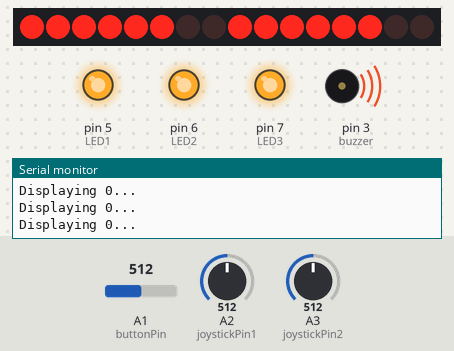
Recording of a sketch running on a simulated Arduino Uno, built with avr-gcc and run on an emulated ATmega328P. Shown: 16 shift-register outputs drawn as a row of LEDs (first output left, lit = HIGH), output pins drawn as LEDs (lit = HIGH), buzzer (waves = sounding), the last lines printed to the serial monitor. The test bench sets the inputs (shaded band); at power-on: A1 (buttonPin) = 512, A2 (joystickPin1) = 512, A3 (joystickPin2) = 512. Random numbers use the default seed unless the sketch sets one; pins used as bus, display or sensor lines are not drawn.

Above: at 0.98 s.
1.3 s: A1 (buttonPin) set to 486
3.1 s: A1 (buttonPin) set to 510
At 3.7 s:
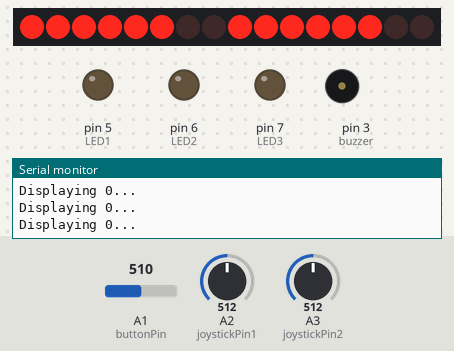
5.3 s: A1 (buttonPin) set to 490
At 6.3 s:
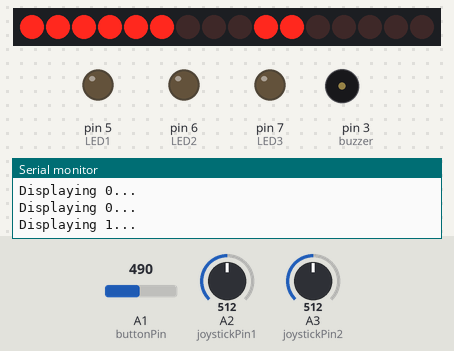
7.0 s: A1 (buttonPin) set to 511
At 7.7 s:
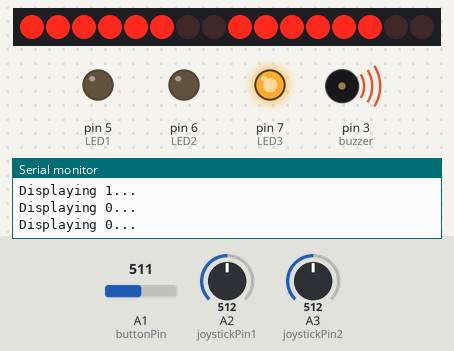
10.8 s: A1 (buttonPin) set to 306
At 11.6 s:
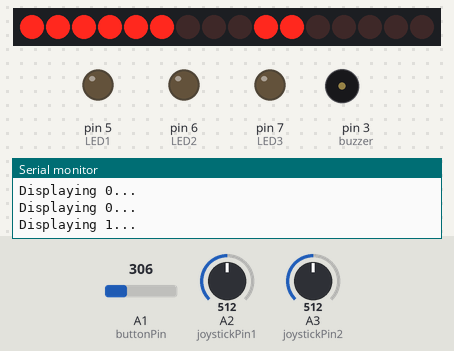
12.5 s: A1 (buttonPin) set to 716
At 14.81 s:
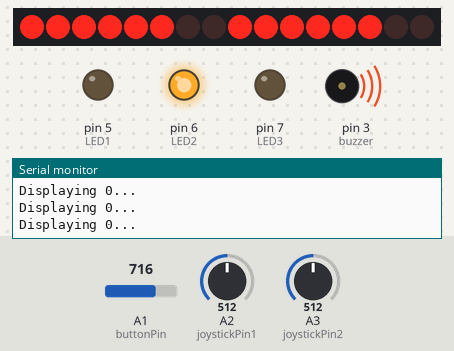
Timing chart, 0 to 15.3 s (numbered marks = the images above; inputs shaded):
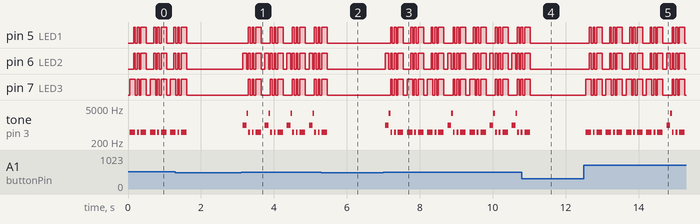

The sketch:

Bop_It.ino
```cpp
//declare pins
const int microphonePin = PC0;
const int buttonPin = PC1;
const int joystickPin1 = PC2;
const int joystickPin2 = PC3;

const int sr_dataPin = PD0;
const int sr_clockPin = PD1;
const int sr_latchPin = PD2;
const int buzzer = PD3;
const int LED1 = PD5;
const int LED2 = PD6;
const int LED3 = PD7;

//declare variables
int newGame;
int score;
int timeLimit;
int count;
bool fail;
int currInstruction;
int restingJoystick1;
int restingJoystick2;

void setup() {
  Serial.begin(9600);
  pinMode(microphonePin, INPUT);
  pinMode(buttonPin, INPUT);
  pinMode(joystickPin1, INPUT);
  pinMode(joystickPin2, INPUT);

  pinMode(buzzer, OUTPUT);
  pinMode(LED1, OUTPUT);
  pinMode(LED2, OUTPUT);
  pinMode(LED3, OUTPUT);
  pinMode(sr_dataPin, OUTPUT);
  pinMode(sr_clockPin, OUTPUT);
  pinMode(sr_latchPin, OUTPUT);
  digitalWrite(sr_latchPin, HIGH);

  //instantiate game
  score = 0;
  newGame = 0;
  fail = false;

  //get resting joystick positions
  restingJoystick1 = analogRead(joystickPin1);
  restingJoystick2 = analogRead(joystickPin2);
}

void loop() {

  //check for new game request
  if (readInputButton() == 1) {
    newGame = 1;
    score = 0; //set score to 0 on new game
    displayScore();
  }

  //start new game
  while (newGame == 1) {
    //get new command
    delay(50);  //avoid double input read;
    currInstruction = fetchInstruction();
    playInstruction(currInstruction);

    //set time limit
    count = 0;
    if (score < 10) timeLimit = 30;
    else if (score < 25) timeLimit = 20;
    else if (score < 50) timeLimit = 15;
    else if (score < 75) timeLimit = 10;
    else if (score < 90) timeLimit = 5;
    else timeLimit = 1;

    //check for correct input
    for (int i=0; i<timeLimit; i++) {
      if (currInstruction==1 && readInputMicrophone()==1) {
        tone(buzzer,3000);
        delay(50);
        noTone(buzzer);
        score++;
        count = 0;
        break;
      }
      else if (currInstruction==2 && readInputButton()==1) {
        tone(buzzer,3000);
        delay(50);
        noTone(buzzer);
        score++;
        count = 0;
        break;
      }
      else if (currInstruction==3 && readInputJoystick()==1) {
        tone(buzzer,3000);
        delay(50);
        noTone(buzzer);
        score++;
        count = 0;
        break;
      }
      else if (readInputButton()==0 && readInputJoystick()==0 && readInputMicrophone())  //no input
        count++;
      else {  //wrong input
        fail = true;
        break;
      }
      delay(100); //delay 1 second per timeLimit
    }

    //check for loss
    if (fail || count==timeLimit) {
      tone(buzzer, 500);
      digitalWrite(LED1, HIGH);
      digitalWrite(LED2, HIGH);
      digitalWrite(LED3, HIGH);
      delay(50);

      noTone(buzzer);
      digitalWrite(LED1, LOW);
      digitalWrite(LED2, LOW);
      digitalWrite(LED3, LOW);
      delay(50);

      tone(buzzer, 500);
      digitalWrite(LED1, HIGH);
      digitalWrite(LED2, HIGH);
      digitalWrite(LED3, HIGH);
      delay(50);

      noTone(buzzer);
      digitalWrite(LED1, LOW);
      digitalWrite(LED2, LOW);
      digitalWrite(LED3, LOW);
      delay(50);

      tone(buzzer, 500);
      digitalWrite(LED1, HIGH);
      digitalWrite(LED2, HIGH);
      digitalWrite(LED3, HIGH);
      delay(150);

      noTone(buzzer);
      digitalWrite(LED1, LOW);
      digitalWrite(LED2, LOW);
      digitalWrite(LED3, LOW);
      delay(50);
      newGame = 0;
    }

    //check for win
    if (score == 99) {
      tone(buzzer, 2000);
      digitalWrite(LED3, HIGH);
      delay(50);

      noTone(buzzer);
      digitalWrite(LED3, LOW);
      digitalWrite(LED2, HIGH);
      delay(50);

      tone(buzzer, 2000);
      digitalWrite(LED2, LOW);
      digitalWrite(LED1, HIGH);
      delay(50);

      noTone(buzzer);
      digitalWrite(LED1, LOW);
      delay(50);

      tone(buzzer, 2500);
      digitalWrite(LED1, HIGH);
      digitalWrite(LED2, HIGH);
      digitalWrite(LED3, HIGH);
      delay(150);

      noTone(buzzer);
      digitalWrite(LED1, LOW);
      digitalWrite(LED2, LOW);
      digitalWrite(LED3, LOW);
      delay(50);
      newGame = 0;
    }

    //display score to user
    displayScore();
  }

}

int fetchInstruction() {
  return random(2,4);
}

void playInstruction(int instruction) {
  //play tone and light LED based on instruction
  if (instruction == 1) {
    digitalWrite(LED1, HIGH);
    tone(buzzer, 2000);
    delay(100);
    noTone(buzzer);
    digitalWrite(LED1, LOW);
  }
  else if (instruction == 2) {
    digitalWrite(LED2, HIGH);
    tone(buzzer, 1000);
    delay(100);
    noTone(buzzer);
    digitalWrite(LED2, LOW);
  }
  else if (instruction == 3) {
    digitalWrite(LED3, HIGH);
    tone(buzzer, 500);
    delay(100);
    noTone(buzzer);
    digitalWrite(LED3, LOW);
  }
}

int readInputMicrophone() {
  return digitalRead(microphonePin);
}

int readInputButton() {
  if (analogRead(buttonPin) > 500)
    return 1;
  return 0;
}

int readInputJoystick() {
  if (abs(analogRead(joystickPin1)-restingJoystick1) > 300 || abs(analogRead(joystickPin2)-restingJoystick2) > 300)
    return 1;
  return 0;
}

void displayScore() {
  if((score > 99)||(score < 0))
  {
    Serial.println("Score is out of bounds.");
  }
  byte tensByte = num2seg(score/10);
  byte onesByte = num2seg(score%10);
  digitalWrite(sr_latchPin, LOW);
  shiftOut(sr_dataPin, sr_clockPin, LSBFIRST, onesByte);
  shiftOut(sr_dataPin, sr_clockPin, LSBFIRST, tensByte);
  digitalWrite(sr_latchPin, HIGH);
}

byte num2seg(int n) {
  byte out;
  switch(n) {
    case 0:
      Serial.println((String)"Displaying "+n+"...");
      out = B00000011;
      break;
    case 1:
      Serial.println((String)"Displaying "+n+"...");
      out = B10011111;
      break;
    case 2:
      Serial.println((String)"Displaying "+n+"...");
      out = B00100101;
      break;
    case 3:
      Serial.println((String)"Displaying "+n+"...");
      out = B00001101;
      break;
    case 4:
      Serial.println((String)"Displaying "+n+"...");
      out = B10011001;
      break;
    case 5:
      Serial.println((String)"Displaying "+n+"...");
      out = B01001001;
      break;
    case 6:
      Serial.println((String)"Displaying "+n+"...");
      out = B01000001;
      break;
    case 7:
      Serial.println((String)"Displaying "+n+"...");
      out = B00011111;
      break;
    case 8:
      Serial.println((String)"Displaying "+n+"...");
      out = B00000001;
      break;
    case 9:
      Serial.println((String)"Displaying "+n+"...");
      out = B00001001;
      break;
    default:
      Serial.println("Error: Out of bounds. Displaying Error...");
      out = B10010011;
      break;
  }
  return B11111111 ^ out;
}
```

Measured:
- after the input at 3.1 s, pin 5 (LED1): LOW → HIGH after 0.20 s, then repeats every 0.60 s: LOW 0.05 s, HIGH 0.05 s, LOW 0.05 s, HIGH 0.15 s, LOW 0.25 s, HIGH 0.05 s; pin 6 (LED2): LOW → HIGH after 0.05 s, then repeats every 0.60 s: 2 × (LOW 0.05 s, HIGH 0.05 s), LOW 0.05 s, HIGH 0.15 s, LOW 0.10 s, HIGH 0.10 s
